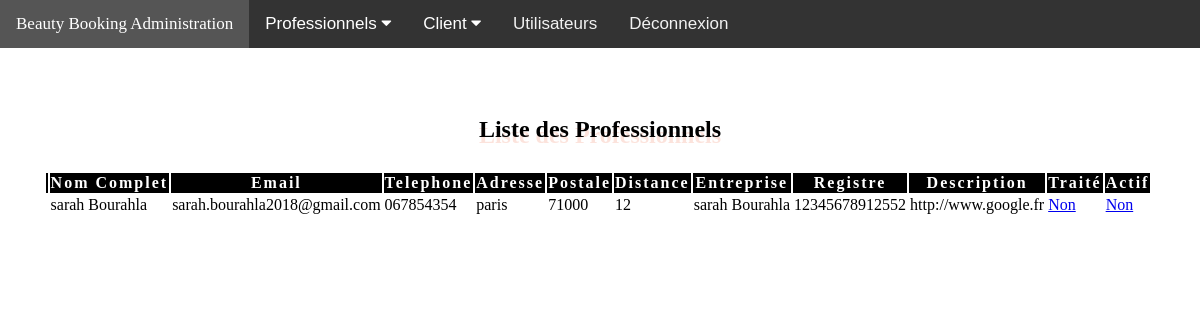
/Professionnels_non_traite.php (signed in), run on the app's committed database.
### tables this page shows
CREATE TABLE IF NOT EXISTS `professionels` (
  `id` int(11) NOT NULL AUTO_INCREMENT,
  `NomP` varchar(200) DEFAULT NULL,
  `Email` varchar(150) DEFAULT NULL,
  `Password` varchar(150) DEFAULT NULL,
  `Telephone` varchar(150) DEFAULT NULL,
  `Categorie` varchar(50) NOT NULL,
  `image_path` varchar(150) DEFAULT NULL,
  `image_name` varchar(150) DEFAULT NULL,
  `Adresse` varchar(200) DEFAULT NULL,
  `Postale` int(5) DEFAULT NULL,
  `Distance` int(3) DEFAULT NULL,
  `NomEntreprise` varchar(150) DEFAULT NULL,
  `Registre` varchar(150) DEFAULT NULL,
  `Description` longtext,
  `Traite` tinyint(1) NOT NULL,
  `Actif` tinyint(1) NOT NULL,
  PRIMARY KEY (`id`)
);

### Professionnels_non_traite.php (the view, shortened to what this page needs)
<?php
require_once 'Connexion.php';
?>
<!DOCTYPE html>
<html>
<head>
<link rel="stylesheet" href="https://cdnjs.cloudflare.com/ajax/libs/font-awesome/4.7.0/css/font-awesome.min.css">
</head>
<body>
<div class="topnav" id="myTopnav">
<a href="index.php" class="navbar-brand" style="font-family: Sofia;"> Beauty Booking Administration</a>
  <div class="dropdown">
    <button class="dropbtn">Professionnels
      <i class="fa fa-caret-down"></i>
    </button>
  </div>
  <div class="dropdown">
    <button class="dropbtn">Client
      <i class="fa fa-caret-down"></i>
    </button>
  </div>
  <a href="edit/index.php">Utilisateurs</a>
<a href="logout.php" style="text-align:right;" >Déconnexion</a>
</div>
<h2 style="margin-top:5%; padding:8px; text-align:center;font-family:Sofia;text-shadow: 0px 6px #fce3dc;">Liste des Professionnels</h2>
<table align="center" class="table table-bordered table-striped table-condensed" style="font-family:Brown;">
<thead style="Background-color:black; color:white; letter-spacing:2px;"><th></th><th>Nom Complet</th><th>Email</th><th>Telephone</th><th>Adresse</th><th>Postale</th><th>Distance</th><th>Entreprise</th><th>Registre</th><th>Description</th><th>Traité</th><th>Actif</th></thead>
<tbody>
<?php
$proQuery= $con->query("SELECT `id`,`NomP`,`Email`,`Telephone`,`Adresse`,`Postale`,`Distance`, `NomEntreprise`,`Registre`,`Description`,`Traite`,`Actif` FROM `professionels` WHERE `Traite`=0 ");
while($pro=mysqli_fetch_assoc($proQuery)):
?>
<tr>
<td></td>
<td><?=$pro['NomP']; ?></td>
<td><?=$pro['Email']; ?></td>
<td><?=$pro['Telephone']; ?></td>
<td><?=$pro['Adresse']; ?></td>
<td><?=$pro['Postale']; ?></td>
<td><?=$pro['Distance']; ?></td>
<td><?=$pro['NomEntreprise']; ?></td>
<td><?=$pro['Registre']; ?></td>
<td><?=$pro['Description']; ?></td>
<td>
<a class="button"  href="actif.php?traite_p=<?php echo $pro['id'];?>"><?php if($pro['Traite']==0){
    echo"Non";
}else{
    echo"Oui";
}
?></a></td>
<td>
<a class="button"  href="actif.php?actif_p=<?php echo $pro['id'];?>"><?php if($pro['Actif']==0){
    echo"Non";
}else{
    echo"Oui";
}
?></a></td>
<td>
</tr>
<?php endwhile;?>
</tbody>
</table>
</body>
</html>

### Professionnels_non_traite.php (style rules this page uses)
body { margin:0;font-family:Arial }
.topnav { overflow: hidden; background-color: #333; }
.topnav a { float: left; display: block; color: #f2f2f2; text-align: center; padding: 14px 16px; text-decoration: none; font-size: 17px; }
.dropdown { float: left; overflow: hidden; }
.dropdown .dropbtn { font-size: 17px; border: none; outline: none; color: white; padding: 14px 16px; background-color: inherit; font-family: inherit; margin: 0; }

### data on the page
professionels: NomP "sarah Bourahla", Email "sarah.bourahla2018@gmail.com", Telephone "067854354", Adresse "paris", Postale "71000", Distance "12", NomEntreprise "sarah Bourahla", Registre "12345678912552", Description "http://www.google.fr", Traite "Non", Actif "Non"
